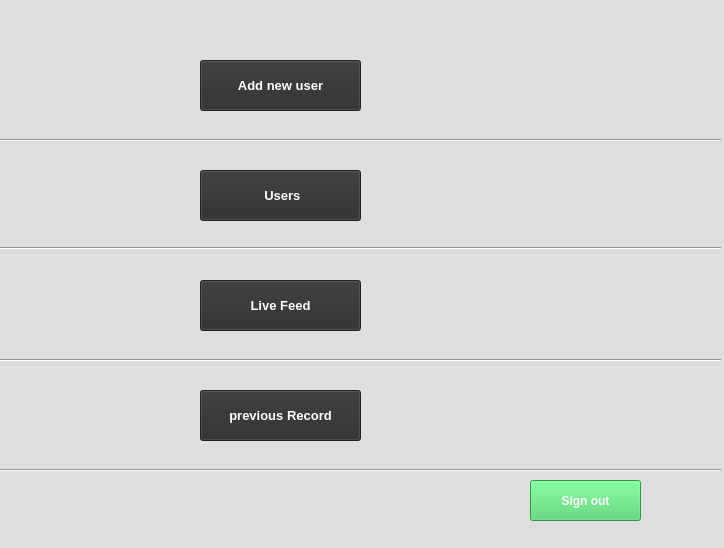
<?xml version="1.0" encoding="UTF-8"?>
<ui version="4.0">
 <class>Admin</class>
 <widget class="QMainWindow" name="Admin">
  <property name="geometry">
   <rect>
    <x>0</x>
    <y>0</y>
    <width>724</width>
    <height>548</height>
   </rect>
  </property>
  <property name="font">
   <font>
    <weight>75</weight>
    <bold>true</bold>
   </font>
  </property>
  <property name="windowTitle">
   <string>Admin</string>
  </property>
  <property name="windowIcon">
   <iconset>
    <normaloff>../../Users/Pathum/Desktop/interfaces/10-512.png</normaloff>../../Users/Pathum/Desktop/interfaces/10-512.png</iconset>
  </property>
  <property name="styleSheet">
   <string notr="true">background-color: rgb(222, 222, 222);</string>
  </property>
  <widget class="QWidget" name="centralwidget">
   <widget class="QPushButton" name="btn_adduser">
    <property name="geometry">
     <rect>
      <x>200</x>
      <y>60</y>
      <width>161</width>
      <height>51</height>
     </rect>
    </property>
    <property name="font">
     <font>
      <pointsize>10</pointsize>
      <weight>75</weight>
      <bold>true</bold>
     </font>
    </property>
    <property name="styleSheet">
     <string notr="true">color: rgb(255, 255, 255);
background-color: rgb(45, 45, 45);</string>
    </property>
    <property name="text">
     <string>Add new user</string>
    </property>
    <property name="icon">
     <iconset>
      <normaloff>../../Users/Pathum/Desktop/interfaces/Custom-Icon-Design-Flatastic-4-Male-user-add.ico</normaloff>../../Users/Pathum/Desktop/interfaces/Custom-Icon-Design-Flatastic-4-Male-user-add.ico</iconset>
    </property>
   </widget>
   <widget class="QPushButton" name="btn_view">
    <property name="geometry">
     <rect>
      <x>200</x>
      <y>170</y>
      <width>161</width>
      <height>51</height>
     </rect>
    </property>
    <property name="font">
     <font>
      <pointsize>10</pointsize>
      <weight>75</weight>
      <bold>true</bold>
     </font>
    </property>
    <property name="styleSheet">
     <string notr="true">background-color: rgb(45, 45, 45);
color: rgb(255, 255, 255);</string>
    </property>
    <property name="text">
     <string> Users</string>
    </property>
    <property name="icon">
     <iconset>
      <normaloff>../../Users/Pathum/Desktop/interfaces/Icojam-Blue-Bits-User-search.ico</normaloff>../../Users/Pathum/Desktop/interfaces/Icojam-Blue-Bits-User-search.ico</iconset>
    </property>
   </widget>
   <widget class="QPushButton" name="btn_signout">
    <property name="geometry">
     <rect>
      <x>530</x>
      <y>480</y>
      <width>111</width>
      <height>41</height>
     </rect>
    </property>
    <property name="font">
     <font>
      <pointsize>9</pointsize>
      <weight>75</weight>
      <bold>true</bold>
     </font>
    </property>
    <property name="styleSheet">
     <string notr="true">color: rgb(255, 255, 255);
background-color: rgb(69, 208, 102);
</string>
    </property>
    <property name="text">
     <string>Sign out</string>
    </property>
    <property name="icon">
     <iconset>
      <normaloff>../../Users/Pathum/Desktop/interfaces/256-256-ada8cdcc2d399ed2ee327ebe5d479797-power.png</normaloff>../../Users/Pathum/Desktop/interfaces/256-256-ada8cdcc2d399ed2ee327ebe5d479797-power.png</iconset>
    </property>
   </widget>
   <widget class="QPushButton" name="btn_live">
    <property name="geometry">
     <rect>
      <x>200</x>
      <y>280</y>
      <width>161</width>
      <height>51</height>
     </rect>
    </property>
    <property name="font">
     <font>
      <pointsize>10</pointsize>
      <weight>75</weight>
      <bold>true</bold>
     </font>
    </property>
    <property name="styleSheet">
     <string notr="true">background-color: rgb(45, 45, 45);
color: rgb(255, 255, 255);</string>
    </property>
    <property name="text">
     <string>Live Feed</string>
    </property>
    <property name="icon">
     <iconset>
      <normaloff>../../Users/Pathum/Desktop/interfaces/video-camera-icon-300x300_-_Copy.71170616_std.png</normaloff>../../Users/Pathum/Desktop/interfaces/video-camera-icon-300x300_-_Copy.71170616_std.png</iconset>
    </property>
   </widget>
   <widget class="QPushButton" name="btn_record">
    <property name="geometry">
     <rect>
      <x>200</x>
      <y>390</y>
      <width>161</width>
      <height>51</height>
     </rect>
    </property>
    <property name="font">
     <font>
      <pointsize>10</pointsize>
      <weight>75</weight>
      <bold>true</bold>
     </font>
    </property>
    <property name="styleSheet">
     <string notr="true">color: rgb(255, 255, 255);
background-color: rgb(45, 45, 45);</string>
    </property>
    <property name="text">
     <string>previous Record</string>
    </property>
    <property name="icon">
     <iconset>
      <normaloff>../../Users/Pathum/Desktop/interfaces/vinyl-record-disc-icon-psd-image-2350vinyl-record-512.png</normaloff>../../Users/Pathum/Desktop/interfaces/vinyl-record-disc-icon-psd-image-2350vinyl-record-512.png</iconset>
    </property>
   </widget>
   <widget class="Line" name="line">
    <property name="geometry">
     <rect>
      <x>0</x>
      <y>130</y>
      <width>721</width>
      <height>20</height>
     </rect>
    </property>
    <property name="orientation">
     <enum>Qt::Horizontal</enum>
    </property>
   </widget>
   <widget class="Line" name="line_2">
    <property name="geometry">
     <rect>
      <x>0</x>
      <y>240</y>
      <width>721</width>
      <height>16</height>
     </rect>
    </property>
    <property name="orientation">
     <enum>Qt::Horizontal</enum>
    </property>
   </widget>
   <widget class="Line" name="line_3">
    <property name="geometry">
     <rect>
      <x>0</x>
      <y>350</y>
      <width>721</width>
      <height>20</height>
     </rect>
    </property>
    <property name="orientation">
     <enum>Qt::Horizontal</enum>
    </property>
   </widget>
   <widget class="Line" name="line_4">
    <property name="geometry">
     <rect>
      <x>0</x>
      <y>460</y>
      <width>721</width>
      <height>20</height>
     </rect>
    </property>
    <property name="orientation">
     <enum>Qt::Horizontal</enum>
    </property>
   </widget>
  </widget>
  <widget class="QStatusBar" name="statusbar"/>
 </widget>
 <resources/>
 <connections/>
</ui>
